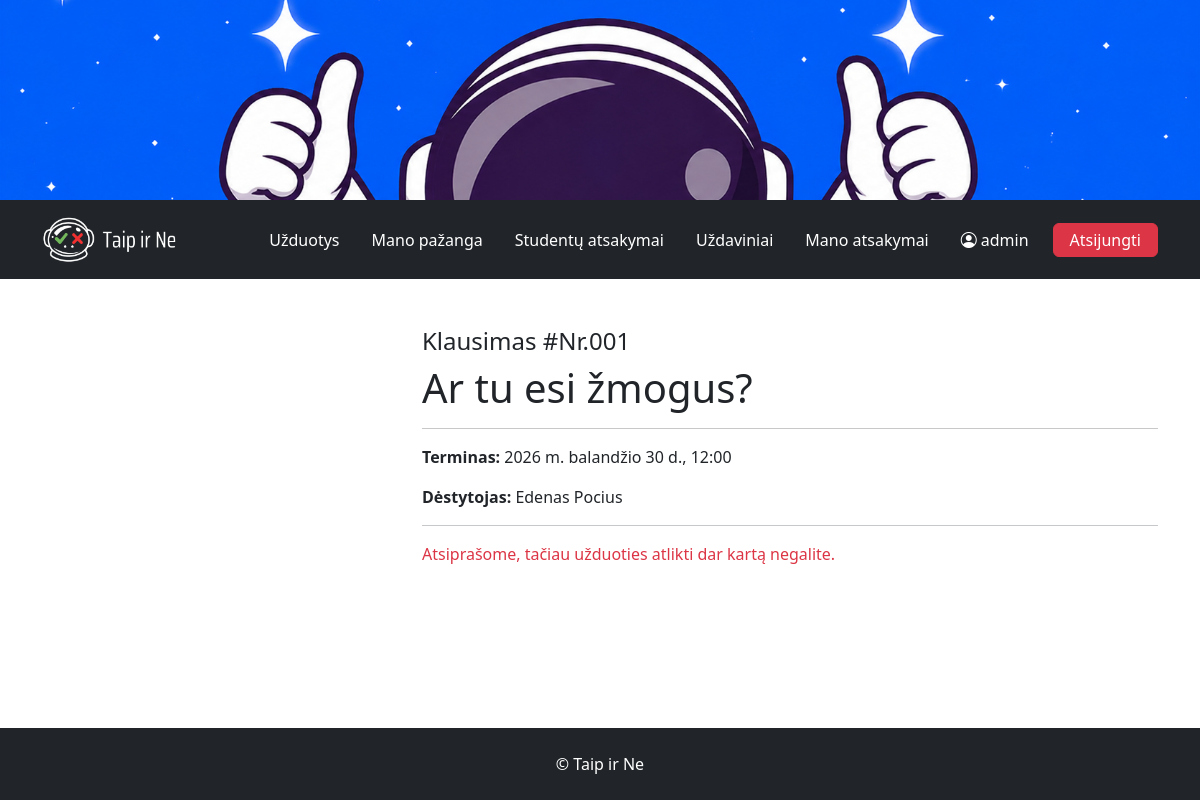
The page /tasks/1/ (signed in) on the database its author committed.
### tasks/models.py (models this page shows, shortened)
class Task(models.Model):
    name = models.CharField("Užduotis")
    content = models.TextField("Klausimas")
    teacher = models.ForeignKey(to=User, on_delete=models.CASCADE, verbose_name="Dėstytojas")
    ANSWER_CHOICES = [
        (True, 'Taip'),
        (False, 'Ne'),
    ]
    correct_answer = models.BooleanField("Teisingas atsakymas", choices=ANSWER_CHOICES, default=True)
    deadline = models.DateTimeField("Terminas", null=True, blank=True)
    date = models.DateTimeField("Data", auto_now_add=True)
    photo = models.ImageField("Nuotrauka", upload_to='tasks', null=True, blank=True)
    def is_overdue(self):
        return self.deadline and timezone.now() > self.deadline
    class Meta:
        verbose_name = "Uždavinys"
        verbose_name_plural = "Uždaviniai"

### tasks/views.py (the view)
# urls.py: path('tasks/<int:pk>/', views.task, name="task"),
def task(request, pk):
    if not request.user.is_authenticated:
        return redirect('login')
    selected_task = Task.objects.get(pk=pk)
    answered = False
    if Answer.objects.filter(task=selected_task, student=request.user).count() > 0:
        answered = True
    context = {
        'task': selected_task,
        'answered': answered,
    }
    return render(request, template_name="task.html", context=context)

### tasks/templates/task.html (shortened to what this page needs)
{% extends 'base.html' %}
{% block content %}
<div class="row">
    <div class="col-lg-4 col-md-5">
    </div>
    <div class="col-lg-8 col-md-7">
        <h4 class="{% if task.is_overdue %}text-danger{% endif %}">{{ task.name }}</h4>
        <h1>{{ task.content }}</h1>
        <hr>
            <p><strong>Terminas: </strong>{{ task.deadline }}</p>
            <p><strong>Dėstytojas: </strong>{{ task.teacher.first_name }} {{ task.teacher.last_name }}</p>
        <hr>
        {% if user.is_authenticated %}
            {% if answered %}
                <p class="text-danger">Atsiprašome, tačiau užduoties atlikti dar kartą negalite.</p>
            {% else %}
                <a class="btn btn-primary py-2 px-5" href="{% url 'answer_create' task.pk %}">Spręsti užduotį</a>
            {% endif %}
        {% endif %}
    </div>
</div>
{% endblock %}

### tasks/templates/base.html (shortened to what this page needs)
<!DOCTYPE html>
<html lang="lt">
<head>
    {% load static %}
    <link href="https://cdn.jsdelivr.net/npm/bootstrap@5.3.2/dist/css/bootstrap.min.css" rel="stylesheet">
    <link href="https://cdn.jsdelivr.net/npm/bootstrap-icons@1.11.3/font/bootstrap-icons.css" rel="stylesheet">
    <link rel="stylesheet" href="{% static 'css/style.css' %}">
</head>
<body class="d-flex flex-column min-vh-100">
<body class="d-flex flex-column min-vh-100">
<div class="hero"></div>
<nav class="navbar navbar-expand-sm bg-dark navbar-dark py-3">
    <div class="container">
        <a class="navbar-brand logo" href="{% url 'index' %}"></a>
        <div class="collapse navbar-collapse mt-4 mt-sm-0 pb-4 pb-sm-0" id="mynavbar">
            <ul class="navbar-nav ms-auto gap-3 align-items-center">
                <li class="nav-item">
                    <a class="nav-link text-white fs-6" href="{% url 'index' %}">Užduotys</a>
                </li>
                {% if user.is_authenticated %}
                    <li class="nav-item">
                        <a class="nav-link text-white fs-6" href="{% url 'stats' %}">Mano pažanga</a>
                    </li>
                    {% if user.is_staff %}
                        <li class="nav-item">
                            <a class="nav-link text-white fs-6" href="{% url 'answers' %}">Studentų atsakymai</a>
                        </li>
                    {% endif %}
                    {% if user.is_staff %}
                        <li class="nav-item">
                            <a class="nav-link text-white fs-6" href="{% url 'tasks_manage' %}">Uždaviniai</a>
                        </li>
                    {% endif %}
                    <li class="nav-item">
                        <a class="nav-link text-white fs-6" href="{% url 'useranswers' %}">Mano atsakymai</a>
                    </li>
                    <li class="nav-item">
                        <a class="nav-link text-white fs-6" href="{% url 'profile' %}">
                            <i class="bi bi-person-circle me-1"></i>{{ user.get_username }}
                        </a>
                    </li>
                    <li class="nav-item">
                        <form method="post" action="{% url 'logout' %}">
                            <button class="btn btn-danger fs-6 px-3 py-1" type="submit">Atsijungti</button>
                        </form>
                    </li>
                {% endif %}
            </ul>
        </div>
    </div>
</nav>
<div class="container mt-5 flex-grow-1 pb-5">
    {% block content %}{% endblock %}
</div>
<div class="p-4 bg-dark text-white text-center">
    © Taip ir Ne
</div>
</body>
</html>

### tasks/static/css/style.css (style rules this page uses)
.hero { height: 200px; background: url("/static/images/header.jpg") center / cover no-repeat; }
.logo { display: block; width: 135px; height: 47px; background: url("/static/images/logo.png") center / contain no-repeat; }

### rows shown on the page
Task: name "Klausimas #Nr.001", content "Ar tu esi žmogus?", deadline "2026 m. balandžio 30 d., 12:00", teacher.first_name "Edenas", teacher.last_name "Pocius"

### other values the page prints
{{ user.get_username }} "admin"
